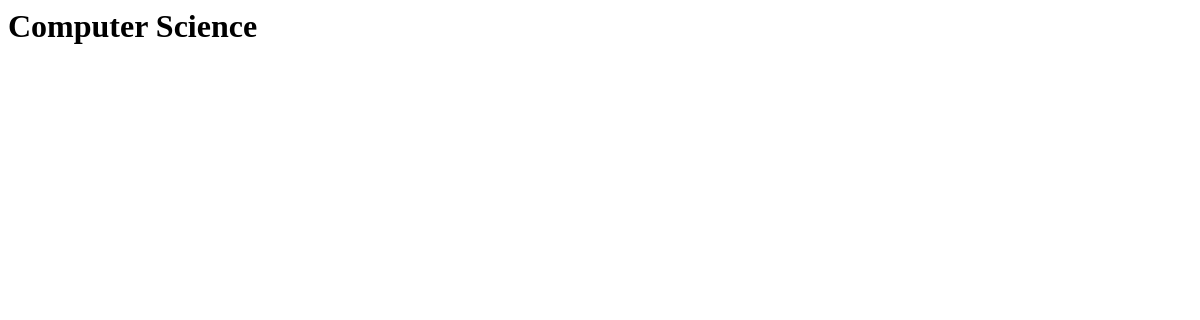
Page /planner/dp/1/ on the earlier database version.
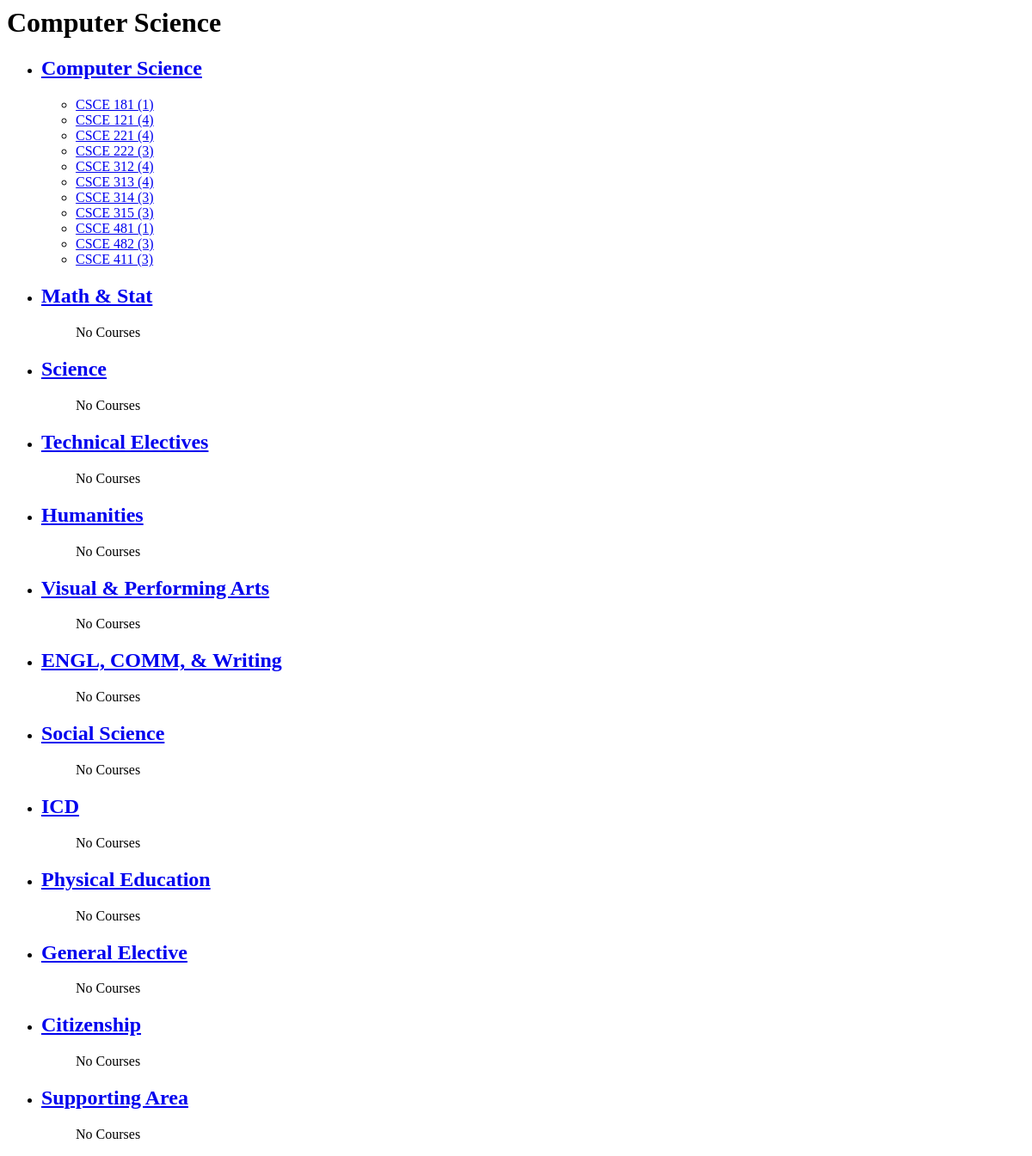
Same page on the later database version.
### planner/models.py (models this page shows, shortened)
class DegreePlan(models.Model):
	userAccount = models.OneToOneField(UserAccount, related_name='degreePlan')
	name = models.CharField(max_length=200)
	major = models.CharField(max_length=200)

class CourseGroup(models.Model):
	degreePlan = models.ForeignKey(DegreePlan, related_name='courseGroups')
	name = models.CharField(max_length=200)

class Course(models.Model): #static course, you have to take this
	courseChoices = models.ManyToManyField(CourseChoice, related_name='courses', blank=True)
	semesters = models.ManyToManyField(Semester, related_name='courses', blank=True)
	courseGroups = models.ManyToManyField(CourseGroup, related_name='courses', blank=True)
	department = models.CharField(max_length=4)
	number = models.IntegerField(default=0) #specify length or max
	hours = models.IntegerField(default=0) #specify length or max
	name = models.CharField(max_length=200, blank=True)
	def __unicode__(self):
		return self.department + " " + str(self.number) + " (" + str(self.hours) + ")"

### planner/views.py (the view)
# urls.py: url(r'^dp/(?P<dpID>\d+)/$', views.degreePlanView, name='degreePlan'),
def degreePlanView(request, dpID):
	degreePlan = get_object_or_404(DegreePlan, id=dpID)
	context = { 'degreePlan': degreePlan}
	return render(request, 'planner/degreePlan.html', context)

### planner/templates/planner/degreePlan.html
<div>
	<div>
		<h1>{{ degreePlan.name }}</h1>
	</div>
	<div>
		<ul>
			{% for cg in degreePlan.courseGroups.all %}
				<li>
					<a href="#"><h2>{{ cg.name }}</h2></a>
					<ul>
						{% for course in cg.courses.all %}
							<li><a href="#">{{ course }}</a></li>
						{% empty %}
							<p>No Courses</p>
						{% endfor %}
					</ul>
				</li>
			{% endfor %}
		</ul>
	</div>
</div>

Differences in the rows shown:
added CourseGroup: name "Computer Science"
added Course: department+number+hours "CSCE 181 (1)"
added Course: department+number+hours "CSCE 121 (4)"
now on this page (row edited): Course: department+number+hours "CSCE 221 (4)"
added Course: department+number+hours "CSCE 222 (3)"
added Course: department+number+hours "CSCE 312 (4)"
added Course: department+number+hours "CSCE 313 (4)"
added Course: department+number+hours "CSCE 314 (3)"
now on this page (row unchanged): Course: department+number+hours "CSCE 315 (3)"
added Course: department+number+hours "CSCE 481 (1)"
added Course: department+number+hours "CSCE 482 (3)"
added Course: department+number+hours "CSCE 411 (3)"
added CourseGroup: name "Math & Stat"
added CourseGroup: name "Science"
added CourseGroup: name "Technical Electives"
added CourseGroup: name "Humanities"
added CourseGroup: name "Visual & Performing Arts"
added CourseGroup: name "ENGL, COMM, & Writing"
added CourseGroup: name "Social Science"
added CourseGroup: name "ICD"
added CourseGroup: name "Physical Education"
added CourseGroup: name "General Elective"
added CourseGroup: name "Citizenship"
added CourseGroup: name "Supporting Area"
